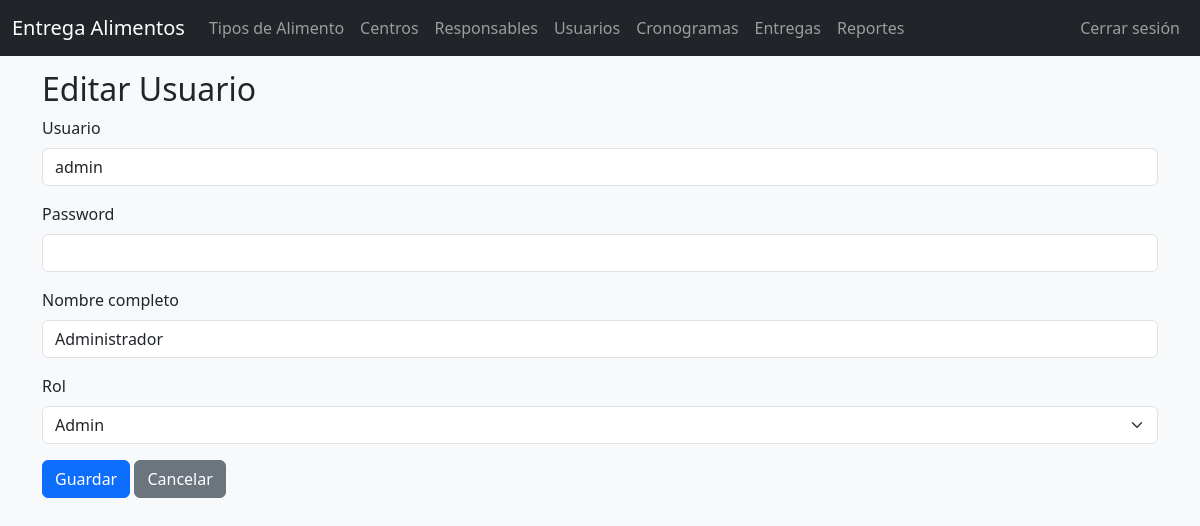
The app's page /index.php?controller=usuarios&action=edit&id=1 (signed in) with its own data.
### tables this page shows
CREATE TABLE mnt_usuarios (
id INT AUTO_INCREMENT PRIMARY KEY,
usuario VARCHAR(50) NOT NULL UNIQUE,
password VARCHAR(255) NOT NULL,
nombre_completo VARCHAR(150) DEFAULT NULL,
rol ENUM('admin','supervisor') DEFAULT 'supervisor'
);

### app/core/Controller.php (called while the page is built, shortened)
<?php
class Controller
{
    protected function view($path, $data = [])
    {
        extract($data);
        require_once __DIR__ . '/../views/layout/header.php';
        require_once __DIR__ . '/../views/' . $path . '.php';
        require_once __DIR__ . '/../views/layout/footer.php';
    }
}

### app/controllers/UsuariosController.php (called while the page is built, shortened)
<?php
class UsuariosController extends Controller
{
    public function edit()
    {
        $id = $_GET['id'] ?? null;
        $m = new Usuario();
        $item = $m->find($id, 'id');
        $this->view('usuarios/form', ['action' => 'update', 'usuario' => $item]);
    }
}

### app/core/Model.php (called while the page is built, shortened)
<?php
class Model
{
    protected $pdo;
    protected $table;
    public function __construct()
    {
        $this->pdo = Database::getConnection();
    }
    public function find($id, $pk = 'id')
    {
        $stmt = $this->pdo->prepare("SELECT * FROM {$this->table} WHERE {$pk} = :id");
        $stmt->execute(['id' => $id]);
        return $stmt->fetch();
    }
}

### app/config.php (called while the page is built)
<?php
return [
    'db' => [
        'host' => '127.0.0.1',
        'dbname' => 'entrega_alimentos',
        'user' => 'root',
        'pass' => ''
    ]
];

### app/core/Database.php (called while the page is built)
<?php
class Database
{
    private static $pdo = null;
    public static function getConnection()
    {
        if (self::$pdo === null) {
            $config = require __DIR__ . '/../config.php';
            $db = $config['db'];
            $dsn = "mysql:host={$db['host']};dbname={$db['dbname']};charset=utf8mb4";
            try {
                self::$pdo = new PDO($dsn, $db['user'], $db['pass'], [
                    PDO::ATTR_ERRMODE => PDO::ERRMODE_EXCEPTION,
                    PDO::ATTR_DEFAULT_FETCH_MODE => PDO::FETCH_ASSOC,
                ]);
            } catch (\PDOException $e) {
                die('DB connection failed: ' . $e->getMessage());
            }
        }
        return self::$pdo;
    }
}

### app/views/usuarios/form.php (the view, shortened to what this page needs)
<?php $isEdit = !empty($usuario); ?>
<h2><?= $isEdit ? 'Editar Usuario' : 'Nuevo Usuario' ?></h2>
<form method="post" action="index.php?controller=usuarios&action=<?= $action ?>">
    <div class="mb-3">
        <label for="usuario" class="form-label">Usuario</label>
        <input id="usuario" name="usuario" class="form-control" required value="<?= $isEdit ? htmlspecialchars($usuario['usuario']) : '' ?>">
    </div>
    <div class="mb-3">
        <label for="password" class="form-label">Password</label>
        <input id="password" name="password" type="password" class="form-control" <?= $isEdit ? '' : 'required' ?> >
    </div>
    <div class="mb-3">
        <label for="nombre_completo" class="form-label">Nombre completo</label>
        <input id="nombre_completo" name="nombre_completo" class="form-control" value="<?= $isEdit ? htmlspecialchars($usuario['nombre_completo']) : '' ?>">
    </div>
    <div class="mb-3">
        <label for="rol" class="form-label">Rol</label>
        <select id="rol" name="rol" class="form-select">
            <?php $roles = ['admin','supervisor']; foreach($roles as $r): ?>
                <option value="<?= $r ?>" <?= $isEdit && $usuario['rol'] == $r ? 'selected' : '' ?>><?= ucfirst($r) ?></option>
            <?php endforeach; ?>
        </select>
    </div>
    <button class="btn btn-primary">Guardar</button>
    <a class="btn btn-secondary" href="index.php?controller=usuarios&action=index">Cancelar</a>
</form>

### assets/css/style.css (style rules this page uses)
body { background: #f8f9fa; }

### records on screen
mnt_usuarios: usuario "admin", nombre_completo "Administrador", rol "Admin"
